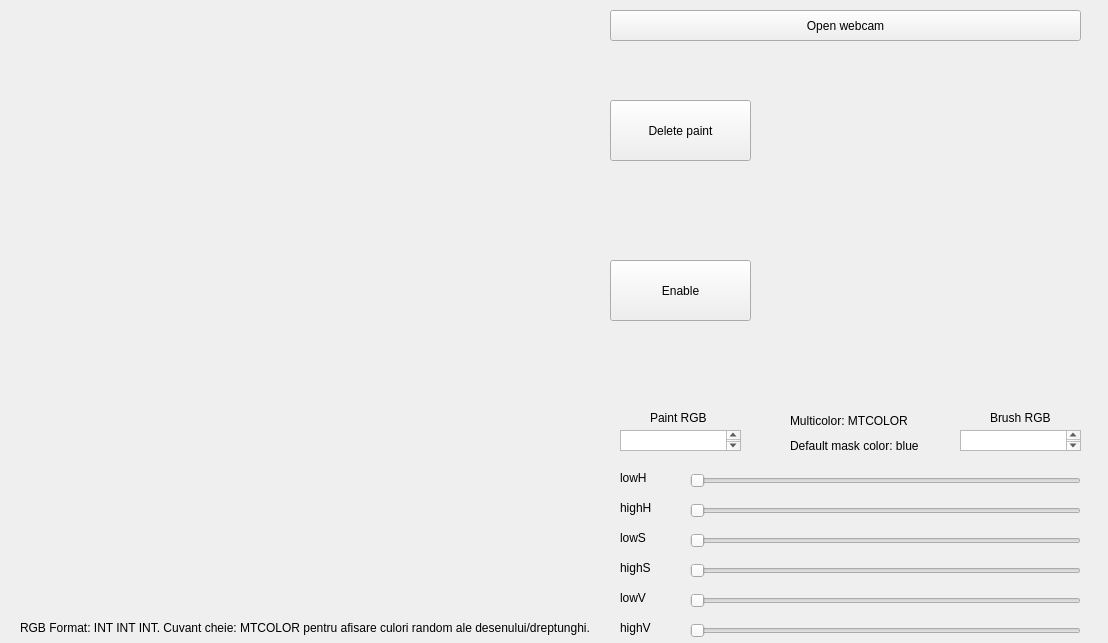
<?xml version="1.0" encoding="UTF-8"?>
<ui version="4.0">
 <class>MainWindow</class>
 <widget class="QMainWindow" name="MainWindow">
  <property name="geometry">
   <rect>
    <x>0</x>
    <y>0</y>
    <width>1108</width>
    <height>643</height>
   </rect>
  </property>
  <property name="windowTitle">
   <string>MainWindow</string>
  </property>
  <widget class="QWidget" name="centralwidget">
   <widget class="QWidget" name="widget_2" native="true">
    <property name="geometry">
     <rect>
      <x>600</x>
      <y>0</y>
      <width>491</width>
      <height>641</height>
     </rect>
    </property>
    <widget class="QWidget" name="controller" native="true">
     <property name="geometry">
      <rect>
       <x>10</x>
       <y>390</y>
       <width>481</width>
       <height>251</height>
      </rect>
     </property>
     <widget class="QSlider" name="lowHSlider">
      <property name="geometry">
       <rect>
        <x>80</x>
        <y>80</y>
        <width>391</width>
        <height>22</height>
       </rect>
      </property>
      <property name="maximum">
       <number>179</number>
      </property>
      <property name="orientation">
       <enum>Qt::Horizontal</enum>
      </property>
     </widget>
     <widget class="QSlider" name="highHSlider">
      <property name="geometry">
       <rect>
        <x>80</x>
        <y>110</y>
        <width>391</width>
        <height>22</height>
       </rect>
      </property>
      <property name="maximum">
       <number>179</number>
      </property>
      <property name="orientation">
       <enum>Qt::Horizontal</enum>
      </property>
     </widget>
     <widget class="QSlider" name="lowSSlider">
      <property name="geometry">
       <rect>
        <x>80</x>
        <y>140</y>
        <width>391</width>
        <height>22</height>
       </rect>
      </property>
      <property name="maximum">
       <number>255</number>
      </property>
      <property name="orientation">
       <enum>Qt::Horizontal</enum>
      </property>
     </widget>
     <widget class="QSlider" name="highSSlider">
      <property name="geometry">
       <rect>
        <x>80</x>
        <y>170</y>
        <width>391</width>
        <height>22</height>
       </rect>
      </property>
      <property name="maximum">
       <number>255</number>
      </property>
      <property name="orientation">
       <enum>Qt::Horizontal</enum>
      </property>
     </widget>
     <widget class="QSlider" name="lowVSlider">
      <property name="geometry">
       <rect>
        <x>80</x>
        <y>200</y>
        <width>391</width>
        <height>22</height>
       </rect>
      </property>
      <property name="maximum">
       <number>255</number>
      </property>
      <property name="orientation">
       <enum>Qt::Horizontal</enum>
      </property>
     </widget>
     <widget class="QSlider" name="highVSlider">
      <property name="geometry">
       <rect>
        <x>80</x>
        <y>230</y>
        <width>391</width>
        <height>22</height>
       </rect>
      </property>
      <property name="maximum">
       <number>255</number>
      </property>
      <property name="orientation">
       <enum>Qt::Horizontal</enum>
      </property>
     </widget>
     <widget class="QLabel" name="lowH">
      <property name="geometry">
       <rect>
        <x>10</x>
        <y>80</y>
        <width>61</width>
        <height>16</height>
       </rect>
      </property>
      <property name="text">
       <string>lowH</string>
      </property>
     </widget>
     <widget class="QLabel" name="highV">
      <property name="geometry">
       <rect>
        <x>10</x>
        <y>230</y>
        <width>61</width>
        <height>16</height>
       </rect>
      </property>
      <property name="text">
       <string>highV</string>
      </property>
     </widget>
     <widget class="QLabel" name="lowV">
      <property name="geometry">
       <rect>
        <x>10</x>
        <y>200</y>
        <width>61</width>
        <height>16</height>
       </rect>
      </property>
      <property name="text">
       <string>lowV</string>
      </property>
     </widget>
     <widget class="QLabel" name="highS">
      <property name="geometry">
       <rect>
        <x>10</x>
        <y>170</y>
        <width>61</width>
        <height>16</height>
       </rect>
      </property>
      <property name="text">
       <string>highS</string>
      </property>
     </widget>
     <widget class="QLabel" name="lowS">
      <property name="geometry">
       <rect>
        <x>10</x>
        <y>140</y>
        <width>61</width>
        <height>16</height>
       </rect>
      </property>
      <property name="text">
       <string>lowS</string>
      </property>
     </widget>
     <widget class="QLabel" name="highH">
      <property name="geometry">
       <rect>
        <x>10</x>
        <y>110</y>
        <width>61</width>
        <height>16</height>
       </rect>
      </property>
      <property name="text">
       <string>highH</string>
      </property>
     </widget>
     <widget class="QWidget" name="widget_6" native="true">
      <property name="geometry">
       <rect>
        <x>0</x>
        <y>10</y>
        <width>131</width>
        <height>61</height>
       </rect>
      </property>
      <widget class="QLabel" name="label">
       <property name="geometry">
        <rect>
         <x>40</x>
         <y>10</y>
         <width>61</width>
         <height>16</height>
        </rect>
       </property>
       <property name="text">
        <string>Paint RGB</string>
       </property>
      </widget>
      <widget class="QPlainTextEdit" name="paintRGB">
       <property name="geometry">
        <rect>
         <x>10</x>
         <y>30</y>
         <width>121</width>
         <height>21</height>
        </rect>
       </property>
      </widget>
     </widget>
     <widget class="QWidget" name="widget_7" native="true">
      <property name="geometry">
       <rect>
        <x>350</x>
        <y>10</y>
        <width>131</width>
        <height>61</height>
       </rect>
      </property>
      <widget class="QLabel" name="label_5">
       <property name="geometry">
        <rect>
         <x>30</x>
         <y>10</y>
         <width>61</width>
         <height>16</height>
        </rect>
       </property>
       <property name="text">
        <string>Brush RGB</string>
       </property>
      </widget>
      <widget class="QPlainTextEdit" name="brushRGB">
       <property name="geometry">
        <rect>
         <x>0</x>
         <y>30</y>
         <width>121</width>
         <height>21</height>
        </rect>
       </property>
      </widget>
     </widget>
     <widget class="QLabel" name="label_6">
      <property name="geometry">
       <rect>
        <x>180</x>
        <y>20</y>
        <width>121</width>
        <height>21</height>
       </rect>
      </property>
      <property name="text">
       <string>Multicolor: MTCOLOR</string>
      </property>
     </widget>
     <widget class="QLabel" name="label_2">
      <property name="geometry">
       <rect>
        <x>180</x>
        <y>40</y>
        <width>141</width>
        <height>31</height>
       </rect>
      </property>
      <property name="text">
       <string>Default mask color: blue</string>
      </property>
     </widget>
    </widget>
    <widget class="QPushButton" name="openWeb">
     <property name="geometry">
      <rect>
       <x>10</x>
       <y>10</y>
       <width>471</width>
       <height>31</height>
      </rect>
     </property>
     <property name="text">
      <string>Open webcam</string>
     </property>
    </widget>
    <widget class="QPushButton" name="deletePaint">
     <property name="geometry">
      <rect>
       <x>10</x>
       <y>100</y>
       <width>141</width>
       <height>61</height>
      </rect>
     </property>
     <property name="text">
      <string>Delete paint</string>
     </property>
    </widget>
    <widget class="QPushButton" name="togglePainter">
     <property name="geometry">
      <rect>
       <x>10</x>
       <y>260</y>
       <width>141</width>
       <height>61</height>
      </rect>
     </property>
     <property name="text">
      <string>Enable</string>
     </property>
    </widget>
    <widget class="QLabel" name="userWeb">
     <property name="geometry">
      <rect>
       <x>180</x>
       <y>60</y>
       <width>291</width>
       <height>141</height>
      </rect>
     </property>
     <property name="styleSheet">
      <string notr="true"/>
     </property>
     <property name="text">
      <string/>
     </property>
    </widget>
    <widget class="QLabel" name="webMask">
     <property name="geometry">
      <rect>
       <x>180</x>
       <y>220</y>
       <width>291</width>
       <height>141</height>
      </rect>
     </property>
     <property name="text">
      <string/>
     </property>
    </widget>
   </widget>
   <widget class="QWidget" name="widget" native="true">
    <property name="geometry">
     <rect>
      <x>0</x>
      <y>0</y>
      <width>611</width>
      <height>641</height>
     </rect>
    </property>
    <widget class="QLabel" name="paintedFrame">
     <property name="geometry">
      <rect>
       <x>38</x>
       <y>45</y>
       <width>531</width>
       <height>561</height>
      </rect>
     </property>
     <property name="text">
      <string/>
     </property>
    </widget>
    <widget class="QLabel" name="label_3">
     <property name="geometry">
      <rect>
       <x>20</x>
       <y>620</y>
       <width>571</width>
       <height>16</height>
      </rect>
     </property>
     <property name="text">
      <string>RGB Format: INT INT INT. Cuvant cheie: MTCOLOR pentru afisare culori random ale desenului/dreptunghi.</string>
     </property>
    </widget>
   </widget>
  </widget>
 </widget>
 <resources/>
 <connections/>
</ui>
